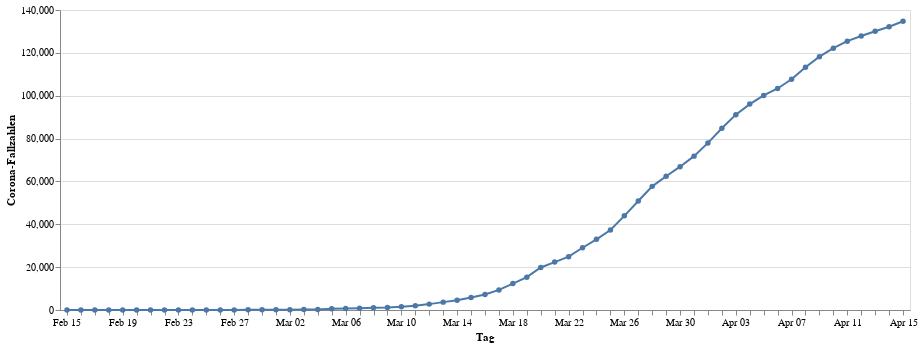

The notebook cell saved with this chart:
### Code cell
infections = alt.Chart(data).mark_line(point=True).encode(
    alt.X("monthdate(day):O", title="Tag"),
    alt.Y("cases:Q", title="Corona-Fallzahlen"))
infections.properties(width=850, height=300)

### Figure 1 — Vega-Lite specification as saved in the notebook (floating-point values rounded to 4 significant figures)
{"config": {"view": {"continuousWidth": 400, "continuousHeight": 300}}, "data": {"name": "data-166e91b7fef97683bfa7990101988c6f"}, "mark": {"type": "line", "point": true}, "encoding": {"x": {"type": "ordinal", "field": "day", "timeUnit": "monthdate", "title": "Tag"}, "y": {"type": "quantitative", "field": "cases", "title": "Corona-Fallzahlen"}}, "height": 300, "width": 850, "$schema": "https://vega.github.io/schema/vega-lite/v4.0.2.json", "datasets": {"data-166e91b7fef97683bfa7990101988c6f": [{"day": "2020-02-15T00:00:00", "cases": 16}, {"day": "2020-02-16T00:00:00", "cases": 16}, {"day": "2020-02-17T00:00:00", "cases": 16}, {"day": "2020-02-18T00:00:00", "cases": 16}, {"day": "2020-02-19T00:00:00", "cases": 16}, {"day": "2020-02-20T00:00:00", "cases": 16}, {"day": "2020-02-21T00:00:00", "cases": 16}, {"day": "2020-02-22T00:00:00", "cases": 16}, {"day": "2020-02-23T00:00:00", "cases": 16}, {"day": "2020-02-24T00:00:00", "cases": 16}, {"day": "2020-02-25T00:00:00", "cases": 18}, {"day": "2020-02-26T00:00:00", "cases": 26}, {"day": "2020-02-27T00:00:00", "cases": 48}, {"day": "2020-02-28T00:00:00", "cases": 74}, {"day": "2020-02-29T00:00:00", "cases": 79}, {"day": "2020-03-01T00:00:00", "cases": 130}, {"day": "2020-03-02T00:00:00", "cases": 165}, {"day": "2020-03-03T00:00:00", "cases": 203}, {"day": "2020-03-04T00:00:00", "cases": 262}, {"day": "2020-03-05T00:00:00", "cases": 545}, {"day": "2020-03-06T00:00:00", "cases": 670}, {"day": "2020-03-07T00:00:00", "cases": 800}, {"day": "2020-03-08T00:00:00", "cases": 1040}, {"day": "2020-03-09T00:00:00", "cases": 1224}, {"day": "2020-03-10T00:00:00", "cases": 1565}, {"day": "2020-03-11T00:00:00", "cases": 1966}, {"day": "2020-03-12T00:00:00", "cases": 2745}, {"day": "2020-03-13T00:00:00", "cases": 3675}, {"day": "2020-03-14T00:00:00", "cases": 4599}, {"day": "2020-03-15T00:00:00", "cases": 5813}, {"day": "2020-03-16T00:00:00", "cases": 7272}, {"day": "2020-03-17T00:00:00", "cases": 9367}, {"day": "2020-03-18T00:00:00", "cases": 12327}, {"day": "2020-03-19T00:00:00", "cases": 15320}, {"day": "2020-03-20T00:00:00", "cases": 19848}, {"day": "2020-03-21T00:00:00", "cases": 22364}, {"day": "2020-03-22T00:00:00", "cases": 24873}, {"day": "2020-03-23T00:00:00", "cases": 29056}, {"day": "2020-03-24T00:00:00", "cases": 32991}, {"day": "2020-03-25T00:00:00", "cases": 37323}, {"day": "2020-03-26T00:00:00", "cases": 43938}, {"day": "2020-03-27T00:00:00", "cases": 50871}, {"day": "2020-03-28T00:00:00", "cases": 57695}, {"day": "2020-03-29T00:00:00", "cases": 62435}, {"day": "2020-03-30T00:00:00", "cases": 66885}, {"day": "2020-03-31T00:00:00", "cases": 71808}, {"day": "2020-04-01T00:00:00", "cases": 77981}, {"day": "2020-04-02T00:00:00", "cases": 84794}, {"day": "2020-04-03T00:00:00", "cases": 91159}, {"day": "2020-04-04T00:00:00", "cases": 96092}, {"day": "2020-04-05T00:00:00", "cases": 100123}, {"day": "2020-04-06T00:00:00", "cases": 103375}, {"day": "2020-04-07T00:00:00", "cases": 107663}, {"day": "2020-04-08T00:00:00", "cases": 113296}, {"day": "2020-04-09T00:00:00", "cases": 118235}, {"day": "2020-04-10T00:00:00", "cases": 122171}, {"day": "2020-04-11T00:00:00", "cases": 125452}, {"day": "2020-04-12T00:00:00", "cases": 127854}, {"day": "2020-04-13T00:00:00", "cases": 130072}, {"day": "2020-04-14T00:00:00", "cases": 132210}, {"day": "2020-04-15T00:00:00", "cases": 134753}]}}
